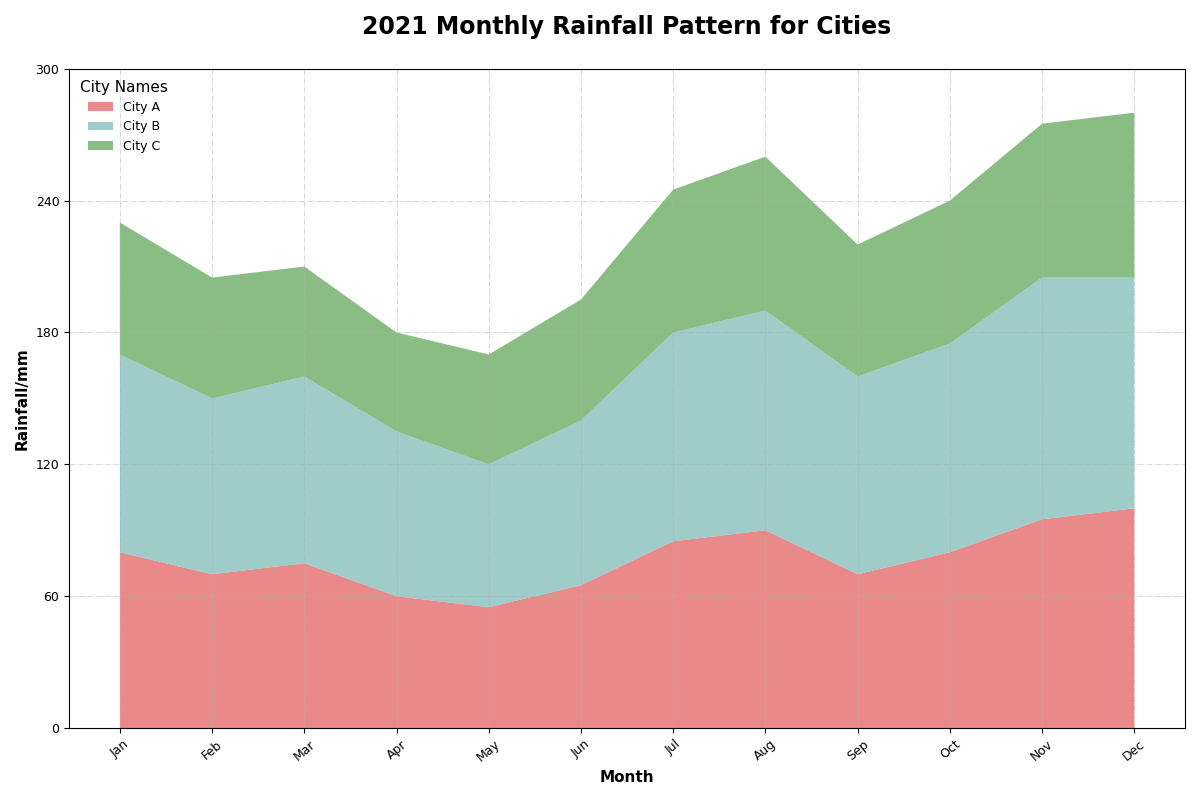

Recreate this plot in Python.
import matplotlib.pyplot as plt
import numpy as np

# Define months
months = np.array(['Jan', 'Feb', 'Mar', 'Apr', 'May', 'Jun', 'Jul', 'Aug', 'Sep', 'Oct', 'Nov', 'Dec'])

# Rainfall data in mm for each city over one year
city_a = np.array([80, 70, 75, 60, 55, 65, 85, 90, 70, 80, 95, 100])
city_b = np.array([90, 80, 85, 75, 65, 75, 95, 100, 90, 95, 110, 105])
city_c = np.array([60, 55, 50, 45, 50, 55, 65, 70, 60, 65, 70, 75])

# Stack the data for plotting
data = np.vstack([city_a, city_b, city_c])

# Plot the stacked area chart
fig, ax = plt.subplots(figsize=(12, 8))
ax.stackplot(months, data, labels=['City A', 'City B', 'City C'], colors=['#e15759', '#76b7b2', '#59a14f'], alpha=0.7)

# Customize the plot
ax.set_title("2021 Monthly Rainfall Pattern for Cities", fontsize=17, fontweight='bold', pad=25)
ax.set_xlabel("Month", fontsize=11, weight='bold')
ax.set_ylabel("Rainfall/mm", fontsize=11, weight='bold')
ax.legend(loc='upper left', frameon=False, fontsize=9, title='City Names', title_fontsize='11')
ax.grid(True, which='both', linestyle='-.', linewidth=0.6, alpha=0.6)

# Show y-ticks with grid lines for readability
ax.yaxis.set_major_formatter(plt.FuncFormatter(lambda x, _: f'{int(x)} mm'))
ax.set_xticks(np.arange(len(months)))
ax.set_xticklabels(months, fontsize=9, rotation=40)
ax.set_yticks(np.arange(0, 301, 60))
ax.set_yticklabels(np.arange(0, 301, 60), fontsize=9)

# Automatically adjust layout to prevent overlap
plt.tight_layout()

# Display the chart
plt.show()
